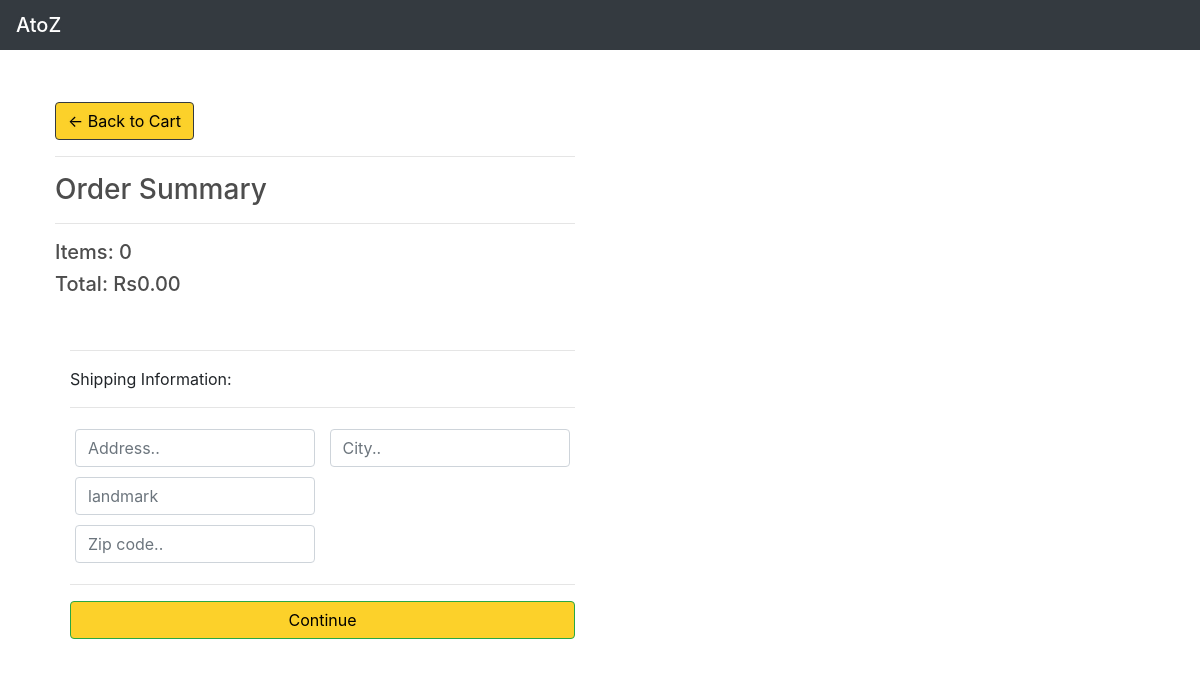
/user/add/checkout/ (signed in), run on an earlier commit of the app's database.
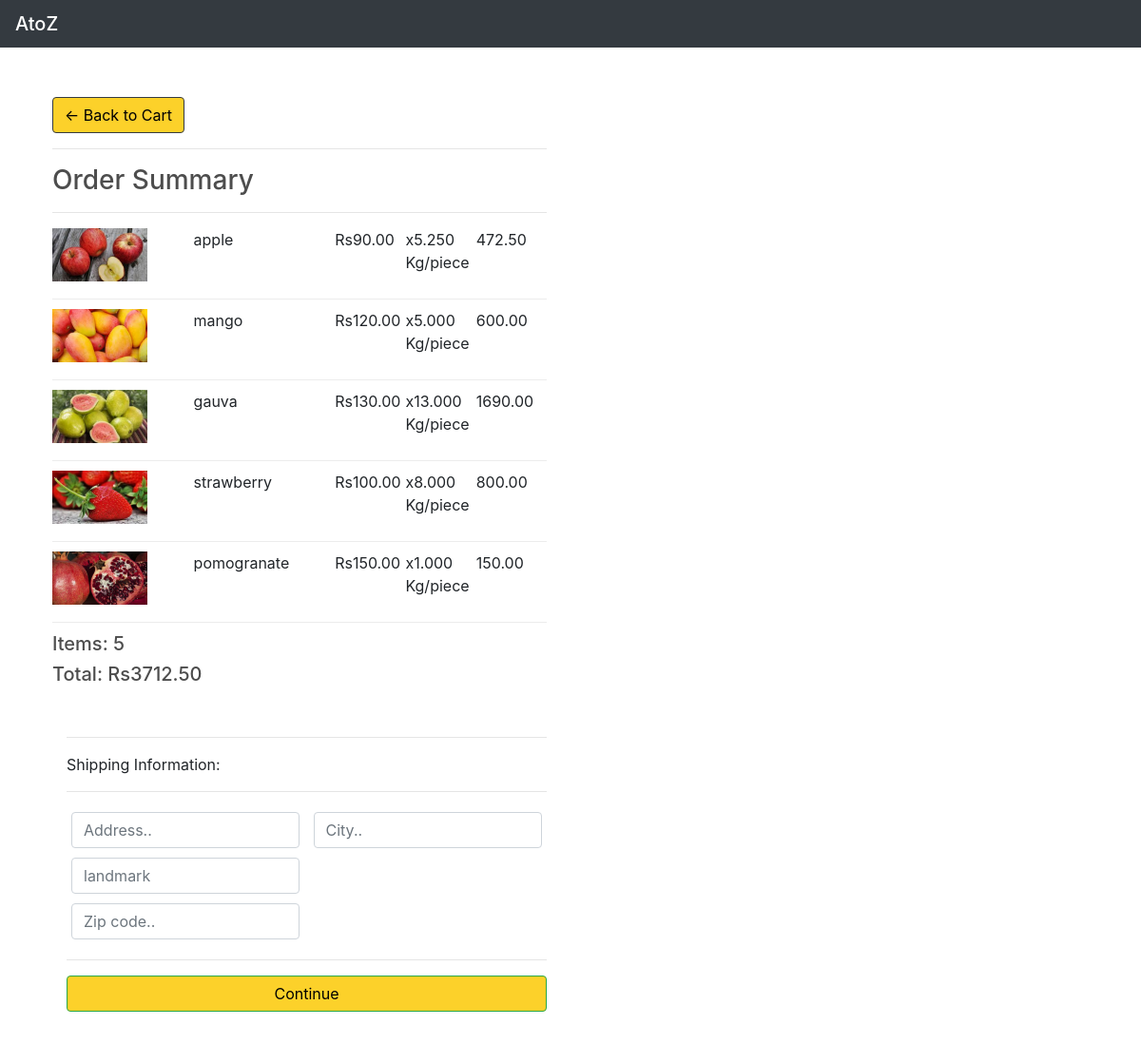
And on a later commit of the database.
### atoz_store/models.py (models this page shows, shortened)
class Order(models.Model):
    customer = models.ForeignKey(Customer,on_delete=models.SET_NULL,blank=True,null=True)
    date_ordered = models.DateTimeField(auto_now_add=True)
    mark = models.IntegerField(default=1)
    complete = models.BooleanField(default=True,null=True,blank=False)
    transaction_id = models.CharField(max_length=128,null=True)
    @property
    def get_cart_total(self):
        orderitem=self.orderitem_set.all()
        total = sum([item.get_total for item in orderitem])
        return total
    @property
    def get_cart_items(self):
        orderitem=self.orderitem_set.all()
        total = sum([self.mark for item in orderitem])
        return total

class OrderItem(models.Model):
    product = models.ForeignKey(Product,on_delete=models.SET_NULL,blank=True,null=True)
    order = models.ForeignKey(Order,on_delete=models.SET_NULL,blank=True,null=True)
    quantity = models.DecimalField(decimal_places=3,max_digits=7 ,default=0,null=True,blank=True)
    date_ordered = models.DateTimeField(auto_now_add=True)
    @property
    def get_total(self):
        total = self.product.price*self.quantity
        return total

class Product(models.Model):
    catagory_choice = (
        ("FR","fruit"),
        ("DR","dryfruit"),
        ("VG","vegitable"),
        ("oth","other"),
         )
    name = models.CharField(max_length=128,null=True,)
    catagory = models.CharField(max_length=30,choices= catagory_choice ,null=True)
    price = models.DecimalField(max_digits=7, decimal_places=2)
    image = models.ImageField(null=True,blank=True)
    prodtype =models.BooleanField(default=True)
    @property
    def imageURL(self):
        try:
            url = self.image.url
        except:
            url = ''
        return url

### atoz_store/views.py (the view)
# urls.py: path('checkout/',views.checkout,name="checkout"),
def checkout(request):
     if request.user.is_authenticated:
        email = request.user.email
        name = request.user.first_name
        customer,created = Customer.objects.get_or_create(
            email=email,
        )
        customer.name = name
        customer.save()
        order,created = Order.objects.get_or_create(customer=customer,complete=False)
        items = order.orderitem_set.all()
        cartitems = order.get_cart_items
     else:
        cookieData = cookieCart(request)
        print(cookieData)
        cartitems = cookieData['cartitems']
        order = cookieData['order']
        items = cookieData['items']
     context = {'items':items,'order':order,'cartitems':cartitems}
     return render(request, 'atoz_store/checkout.html',context)

### atoz_store/Templates/atoz_store/checkout.html (shortened to what this page needs)
{% extends 'atoz_store/main.html' %}
{% load static %}
{% block content %}
     <div class="row">
		<div class="col-lg-6">
			<div class="box-element">
				<a  class="btn btn-outline-dark" href="{% url 'cart' %}">&#x2190; Back to Cart</a>
				<hr>
				<h3>Order Summary</h3>
				<hr>
				{% for item in items %}
				<div class="cart-row">
					<div style="flex:2"><img class="row-image" src="{{item.product.imageURL}}" alt="not fouund"></div>
					<div style="flex:2"><p>{{item.product.name}}</p></div>
					<div style="flex:1"><p>Rs{{item.product.price|floatformat:2}}</p></div>
					<div style="flex:1"><p>x{{item.quantity|floatformat:3}} Kg/piece</p></div>
					<div style="flex:1"><p>{{item.get_total|floatformat:2}} </p></div>
				</div>
				{% endfor %}
				<h5>Items:   {{cartitems|floatformat:0}}</h5>
				<h5>Total:   Rs{{order.get_cart_total|floatformat:2}}</h5>
			</div>
		</div>
	</div>
	<div class="col-lg-6">
		<div class="box-element" id="form-wrapper">
			<form id="form">
				<div id="shipping-info">
					<hr>
					<p>Shipping Information:</p>
					<hr>
					<div class="form-field">
						<input class="form-control" type="text" name="address" placeholder="Address..">
					</div>
					<div class="form-field">
						<input class="form-control" type="text" name="city" placeholder="City..">
					</div>
					<div class="form-field">
						<input class="form-control" type="text" name="landmark" placeholder="landmark">
					</div>
					<div class="form-field">
					</div>
					<div class="form-field">
						<input class="form-control" type="text" name="zipcode" placeholder="Zip code..">
					</div>
				</div>
				<hr>
				<input id="form-button" class="btn btn-success btn-block" type="submit" value="Continue">
			</form>
		</div>
		<br>
	</div>
{% endblock content %}

What changed in the data, as far as the page shows it:
added OrderItem: product.imageURL (picture), product.name "apple", product.price "90.00", quantity "5.250", get_total "472.50"
added OrderItem: product.imageURL (picture), product.name "mango", product.price "120.00", quantity "5.000", get_total "600.00"
added OrderItem: product.imageURL (picture), product.name "gauva", product.price "130.00", quantity "13.000", get_total "1690.00"
added OrderItem: product.imageURL (picture), product.name "strawberry", product.price "100.00", quantity "8.000", get_total "800.00"
added OrderItem: product.imageURL (picture), product.name "pomogranate", product.price "150.00", quantity "1.000", get_total "150.00"
computed for Order: get_cart_total "0.00" → "3712.50"
Also different on the page:
{{ cartitems|floatformat:0 }}: "0" → "5"
